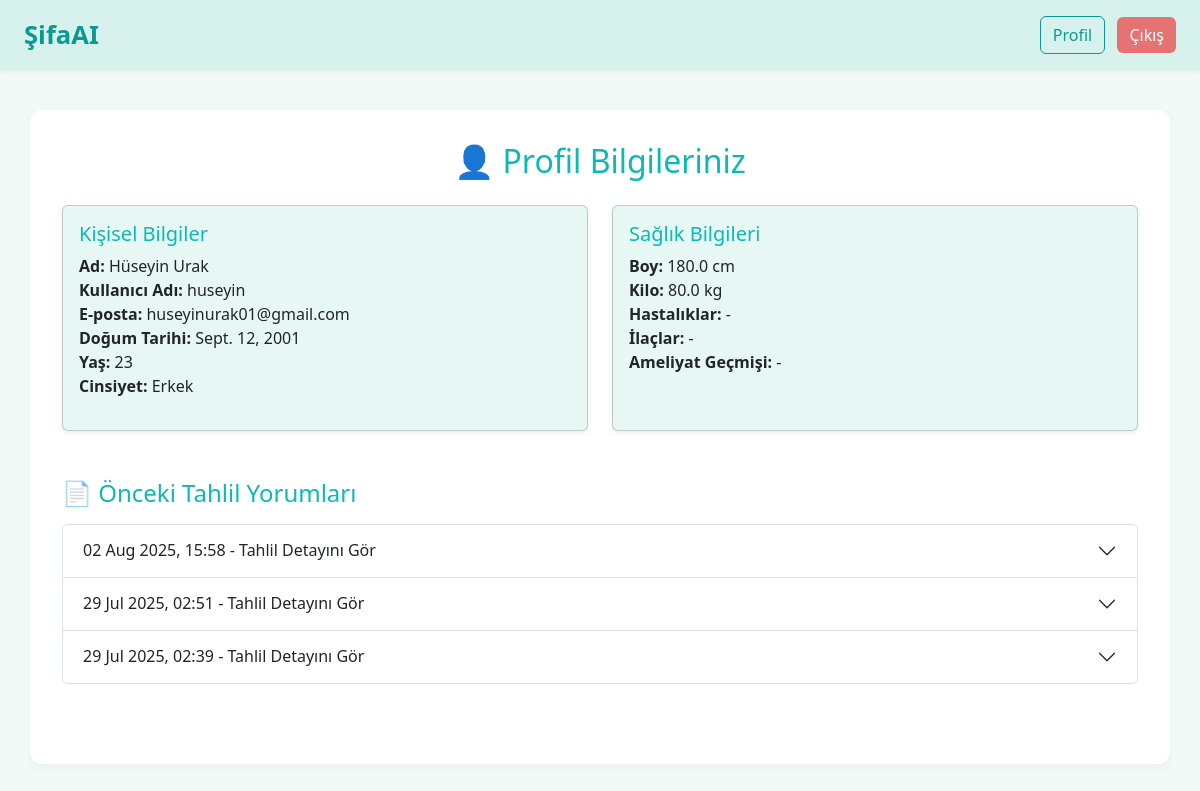
/profil/ (signed in), run on the app's committed database.
### app/models.py (models this page shows, shortened)
class Patient (models.Model):
     patient_id = models.AutoField(primary_key=True)
     name = models.CharField(max_length=100)
     username = models.CharField(max_length=100, unique=True)
     password = models.CharField(max_length=100)
     email = models.EmailField(unique=True)
     birth_date = models.DateField()
     gender = models.CharField(max_length=10)
     weight = models.FloatField()
     height = models.FloatField()
     illness = models.CharField(max_length=200, blank=True, null=True)
     drugs = models.CharField(max_length=200, blank=True, null=True)
     surgical_history = models.TextField(blank=True, null=True)
     age = models.IntegerField()

class AnswerReport(models.Model):
     report_id = models.AutoField(primary_key=True)
     patient = models.ForeignKey(Patient, on_delete=models.CASCADE)
     simple_comment = models.TextField()
     advices = models.TextField()
     date = models.DateTimeField(auto_now_add=True)

### app/views.py (the view)
# urls.py: path('profil/', views.profile_view, name='profile'),
def profile_view(request):
    patient_id = request.session.get('patient_id')
    if not patient_id:
        return redirect('login')
    patient = Patient.objects.get(pk=patient_id)
    reports = AnswerReport.objects.filter(patient=patient).order_by('-date')
    return render(request, 'kullanici/profile.html', {
        'patient': patient,
        'reports': reports
    })

### app/templates/kullanici/profile.html (shortened to what this page needs)
{% extends 'base.html' %}
{% block content %}
<h2 class="mb-4 text-center" style="color: #0ABAB5;">👤 Profil Bilgileriniz</h2>
<div class="row row-cols-1 row-cols-md-2 g-4 mb-5">
  <div class="col">
    <div class="card h-100 shadow-sm" style="background-color: #E6F7F4;">
      <div class="card-body">
        <h5 class="card-title" style="color: #0ABAB5;">Kişisel Bilgiler</h5>
        <ul class="list-unstyled text-dark">
          <li><strong>Ad:</strong> {{ patient.name }}</li>
          <li><strong>Kullanıcı Adı:</strong> {{ patient.username }}</li>
          <li><strong>E-posta:</strong> {{ patient.email }}</li>
          <li><strong>Doğum Tarihi:</strong> {{ patient.birth_date }}</li>
          <li><strong>Yaş:</strong> {{ patient.age }}</li>
          <li><strong>Cinsiyet:</strong> {{ patient.gender }}</li>
        </ul>
      </div>
    </div>
  </div>
  <div class="col">
    <div class="card h-100 shadow-sm" style="background-color: #E6F7F4;">
      <div class="card-body">
        <h5 class="card-title" style="color: #0ABAB5;">Sağlık Bilgileri</h5>
        <ul class="list-unstyled text-dark">
          <li><strong>Boy:</strong> {{ patient.height }} cm</li>
          <li><strong>Kilo:</strong> {{ patient.weight }} kg</li>
          <li><strong>Hastalıklar:</strong> {{ patient.illness|default:"Belirtilmedi" }}</li>
          <li><strong>İlaçlar:</strong> {{ patient.drugs|default:"Belirtilmedi" }}</li>
          <li><strong>Ameliyat Geçmişi:</strong> {{ patient.surgical_history|default:"Belirtilmedi" }}</li>
        </ul>
      </div>
    </div>
  </div>
</div>
<h4 class="mb-3" style="color: #0ABAB5;">📄 Önceki Tahlil Yorumları</h4>
{% if reports %}
  <div class="accordion mb-5" id="reportAccordion">
    {% for report in reports %}
      <div class="accordion-item">
        <h2 class="accordion-header" id="heading{{ forloop.counter }}">
          <button class="accordion-button collapsed" type="button" data-bs-toggle="collapse" data-bs-target="#collapse{{ forloop.counter }}" aria-expanded="false" aria-controls="collapse{{ forloop.counter }}">
            {{ report.date|date:"d M Y, H:i" }} - Tahlil Detayını Gör
          </button>
        </h2>
      </div>
    {% endfor %}
  </div>
{% else %}
  <p class="text-muted">Henüz tahlil yüklenmemiş.</p>
{% endif %}
{% endblock %}

### app/templates/base.html (style rules this page uses)
body { background-color: #F2FAF8; color: #1A1A1A; font-family: 'Segoe UI', sans-serif; }

### data on the page
Patient: name "Hüseyin Urak", username "huseyin", email "huseyinurak01@gmail.com", birth_date "Sept. 12, 2001", age "23", gender "Erkek", height "180.0", weight "80.0", illness "-", drugs "-", surgical_history "-"
AnswerReport: date "02 Aug 2025, 15:58"
AnswerReport: date "29 Jul 2025, 02:51"
AnswerReport: date "29 Jul 2025, 02:39"
